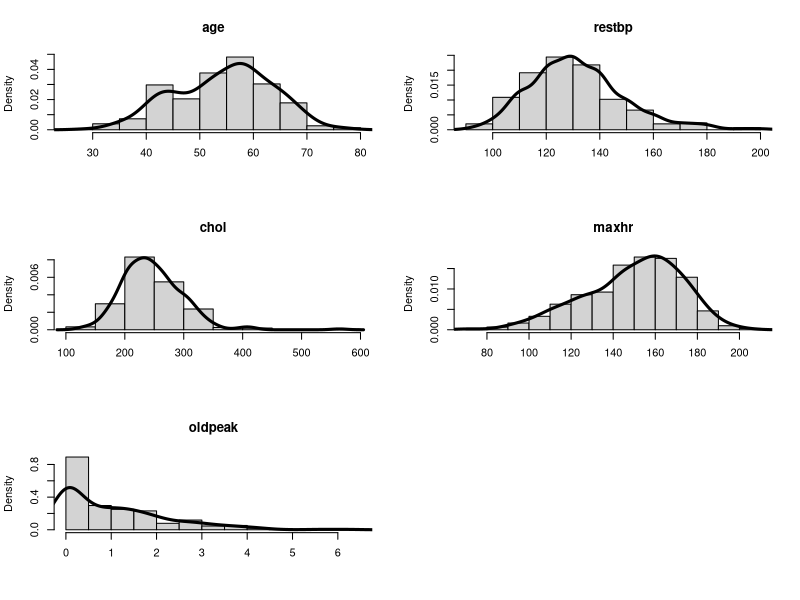

Generate this figure with R:
############################################################################

# Scripts for the meeting of the 'R User Group at Maastricht University'
# (RUG@UM) on April 12th, 2023 (https://wviechtb.github.io/r-user-group/)
#
# Author:  Wolfgang Viechtbauer (https://www.wvbauer.com)
# License: CC BY-NC-SA 4.0
#
# last updated: 2023-04-11

############################################################################

# dataset from: https://www.statlearning.com/resources-second-edition
# (with some minor adjustments to make it easier to work with)
#
# The dataset includes 303 patients and the following variables:
#
# id          - subject id
# age         - age (in years)
# sex         - sex (0 = female, 1 = male)
# chestpain   - chest pain type (typical, nontypical, nonanginal, asymptomatic)
# restbp      - resting blood pressure (in mm Hg on admission to the hospital)
# chol        - serum cholestoral (in mg/dl)
# fbs         - fasting blood sugar > 120 mg/dl (0 = false, 1 = true)
# restecg     - resting electrocardiographic result (0 = normal, 1 = some abnormality)
# maxhr       - maximum heart rate achieved (in bpm)
# exang       - exercise induced angina (0 = no, 1 = yes)
# oldpeak     - ST depression induced by exercise relative to rest
# slope       - slope of the peak exercise ST segment (1 = upsloping, 2 = flat, 3 = downsloping)
# ca          - number of major vessels colored by flourosopy (0-3)
# thal        - Thallium stress test result (normal, fixed, or reversable)
# ahd         - have angiographic heart disease or not (no, yes)
#
# The purpose of the dataset was to study whether the presence/absence of
# angiographic heart disease (variable 'ahd') can be predicted based on the
# other variables (and if so, how well).

############################################################################

### setup / prep / load data

# set the working directory to the location where this script and the dataset
# (data_heart.dat) are located

# read in data
dat <- read.table("data_heart.dat", header=TRUE, sep="\t", as.is=TRUE)

############################################################################

### data inspection

# show first 6 rows of the dataset
head(dat)

# number of rows
nrow(dat)

# structure of dataset
str(dat)

# summary of dataset
summary(dat)

# frequency tables of the categorical variables
table(dat$sex,       useNA="ifany")
table(dat$chestpain, useNA="ifany")
table(dat$fbs,       useNA="ifany")
table(dat$restecg,   useNA="ifany")
table(dat$exang,     useNA="ifany")
table(dat$slope,     useNA="ifany")
table(dat$ca,        useNA="ifany")
table(dat$thal,      useNA="ifany")
table(dat$ahd,       useNA="ifany")

# turn categorical variables that are coded numerically into factors and also
# set the desired level order for all categorical variables (the first level
# is the 'reference level')
dat$sex       <- factor(dat$sex,       levels=c(0,1), labels=c("female","male"))
dat$chestpain <- factor(dat$chestpain, levels=c("asymptomatic","typical","nonanginal","nontypical"))
dat$fbs       <- factor(dat$fbs,       levels=c(0,1), labels=c("no","yes"))
dat$restecg   <- factor(dat$restecg,   levels=c(0,1), labels=c("normal","some abnormality"))
dat$exang     <- factor(dat$exang,     levels=c(0,1), labels=c("no","yes"))
dat$slope     <- factor(dat$slope,     levels=1:3, labels=c("upsloping","flat","downsloping"))
dat$ca        <- factor(dat$ca,        levels=0:3, labels=c("0","1+","1+","1+")) # collapse 1-3 into 1+
dat$thal      <- factor(dat$thal,      levels=c("normal","fixed","reversable"))
dat$ahd       <- factor(dat$ahd,       levels=c("no","yes"))

# mean, sd, and range of the quantitative variables
round(c(mean=mean(dat$age),     sd=sd(dat$age),     range=range(dat$age)),     2)
round(c(mean=mean(dat$restbp),  sd=sd(dat$restbp),  range=range(dat$restbp)),  2)
round(c(mean=mean(dat$chol),    sd=sd(dat$chol),    range=range(dat$chol)),    2)
round(c(mean=mean(dat$maxhr),   sd=sd(dat$maxhr),   range=range(dat$maxhr)),   2)
round(c(mean=mean(dat$oldpeak), sd=sd(dat$oldpeak), range=range(dat$oldpeak)), 2)

# histograms with kernel density estimates for the quantitative variables

vars <- c("age", "restbp", "chol", "maxhr", "oldpeak")

par(mfrow=c(3,2))

for (i in 1:5) {
   hist(dat[,vars[i]], freq=FALSE, xlab="", main=vars[i])
   lines(density(dat[,vars[i]]), lwd=3)
}

############################################################################

# save prepared data to rdata file
save(dat, file="data_heart_prep.rdata")

############################################################################
